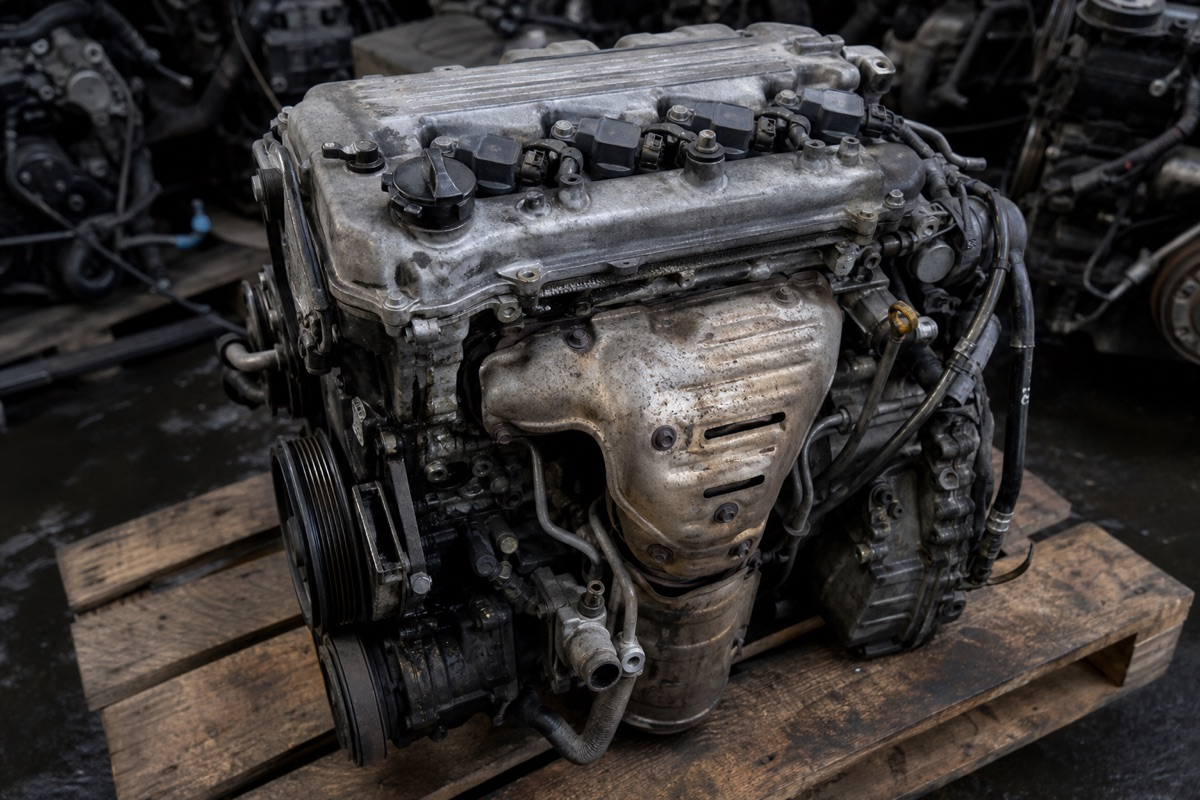
#> input picture assets/images/hero-engine.jpg, 1200 x 800 px; its folder holds only this picture in this run
$ python -i qxb_photo_pick.py   (imports and definitions only)
#> lines starting #> are read from the running program, lines starting #| are printed output that depends on the picture
"""QXB photo slot picker — vision heuristics + CEO learnings (not sequential guess)."""

from __future__ import annotations

import json
import re
from collections import defaultdict
from datetime import datetime, timezone
from pathlib import Path
from typing import Any

from PIL import Image, ImageFilter, ImageStat

ROOT = Path(__file__).resolve().parent.parent
LEARNINGS_FILE = ROOT / "data" / "knowledge-base" / "qxb-photo-slot-learnings.json"

SLOT_LABELS = [
    "Front view",
    "Rear view",
    "Engine bay",
    "Interior",
    "VIN / chassis plate",
]

SLOT_KEYS = ("front", "rear", "engine", "interior", "vin")

TRAINING_SCORE_BOOST = 0.7
VIN_PREFERRED_BOOST = 0.85
VIN_FALLBACK_BOOST = 0.35
RECOGNITION_AFFINITY_BOOST = 0.9
RECOGNITION_PENALTY = 1.2

# Weak defaults for non-VIN slot bands when CEO training has no signal yet.
DEFAULT_ALBUM_BANDS: dict[str, tuple[int, ...]] = {
    "Front view": (1, 2, 4, 5),
    "Rear view": (4, 5, 6),
    "Engine bay": (7, 8, 9),
    "Interior": (10, 11, 12, 13),
    "VIN / chassis plate": (),
}

# QXB 铭牌常见位置：前段 App 截图(≈3) 或 相册末尾(≈16–19)
QXB_VIN_SCAN_PRIORS: tuple[int, ...] = (3, 17, 18, 19, 16, 15)

CEO_VIN_AFFINITY_BOOST = 12.0

SLOT_KEY_BY_LABEL = {
    "Front view": "front",
    "Rear view": "rear",
    "Engine bay": "engine",
    "Interior": "interior",
    "VIN / chassis plate": "vin",
}


def _iso_now() -> str:
    return datetime.now(timezone.utc).isoformat()


# [69 lines left out: functions load_learnings, save_learnings, record_photo_feedback, not called in this run]


def _region_mean(img: Image.Image, box: tuple[int, int, int, int]) -> tuple[float, float, float]:
    stat = ImageStat.Stat(img.crop(box))
    m = stat.mean
    return float(m[0]), float(m[1]), float(m[2])


def _red_ratio(img: Image.Image, y_start_frac: float = 0.55) -> float:
    small = img.resize((100, 75))
    w, h = small.size
    y0 = int(h * y_start_frac)
    hits = 0
    total = 0
    for y in range(y0, h):
        for x in range(w):
            r, g, b = small.getpixel((x, y))
            if r > 110 and r > g * 1.25 and r > b * 1.25:
                hits += 1
            total += 1
    return hits / max(total, 1)


def _corner_brightness(img: Image.Image) -> float:
    w, h = img.size
    bw = max(1, w // 5)
    bh = max(1, h // 5)
    corners = [
        img.crop((0, 0, bw, bh)),
        img.crop((w - bw, 0, w, bh)),
    ]
    vals = []
    for c in corners:
        stat = ImageStat.Stat(c.convert("L"))
        vals.append(stat.mean[0])
    return (vals[0] + vals[1]) / 2.0


def _center_texture(img: Image.Image) -> float:
    w, h = img.size
    cx0, cy0 = int(w * 0.25), int(h * 0.25)
    cx1, cy1 = int(w * 0.75), int(h * 0.75)
    region = img.crop((cx0, cy0, cx1, cy1)).convert("L")
    edges = region.filter(ImageFilter.FIND_EDGES)
    stat = ImageStat.Stat(edges)
    return float(stat.stddev[0])


def _interior_score(img: Image.Image) -> float:
    """Dashboard / cabin: muted tones, less sky-blue, moderate edge density."""
    w, h = img.size
    mid = img.crop((int(w * 0.15), int(h * 0.2), int(w * 0.85), int(h * 0.8)))
    r, g, b = _region_mean(mid, (0, 0, mid.width, mid.height))
    # sky blue penalty
    sky_penalty = max(0.0, (b - max(r, g)) / 255.0)
    gray = (r + g + b) / 3.0
    warmth = 1.0 - abs(r - g) / 255.0
    return max(0.0, (gray / 255.0) * warmth - sky_penalty * 2.0)


def score_image(path: str | Path) -> dict[str, float]:
    """Heuristic scores per slot (0–1-ish). PIL-only, no ML deps."""
#> called with path = '../assets/images/hero-engine.jpg'
    p = Path(path)
    if not p.is_file():
        return {k: 0.0 for k in SLOT_KEYS}

    try:
        img = Image.open(p).convert("RGB")
#> img is the input picture: PIL image 1200x800 RGB; mean R, G, B 56.5, 53, 52
    except OSError:
        return {k: 0.0 for k in SLOT_KEYS}
    w, h = img.size
#> w = 1200; h = 800

    front = _corner_brightness(img) / 255.0
#> the loop in _corner_brightness, `for c in corners:` made 2 passes
#> after the loop in _corner_brightness, `for c in corners:`: vals = [23.3, 22.41]
#> front = 0.0896
    if w > h * 1.15:
        front += 0.15
#> front = 0.24

    rear = _red_ratio(img) * 3.5
#> in _red_ratio, `small = img.resize((100, 75))`:
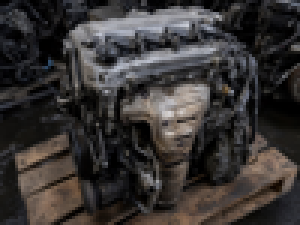
#> small: PIL image 100x75 RGB (shown 3 times larger); mean R, G, B 56.5, 53.1, 52
#> after the loop in _red_ratio, `for y in range(y0, h):`: hits = 29; total = 3400
#> rear = 0.0299
    engine = _center_texture(img) / 64.0
#> in _center_texture, `region = img.crop((cx0, cy0, cx1, cy1)).convert("L")`:
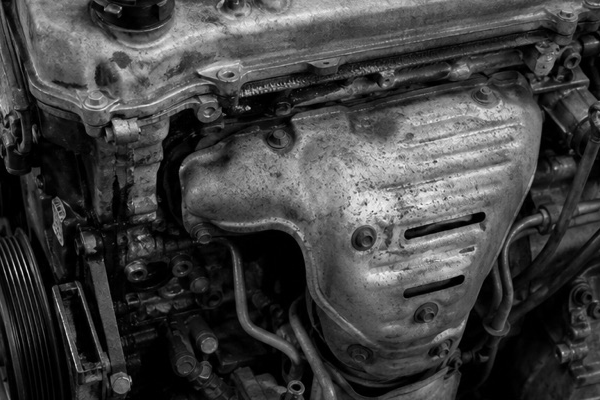
#> region: PIL image 600x400 L; min 0, max 248, mean 65.3
#> in _center_texture, `edges = region.filter(ImageFilter.FIND_EDGES)`:
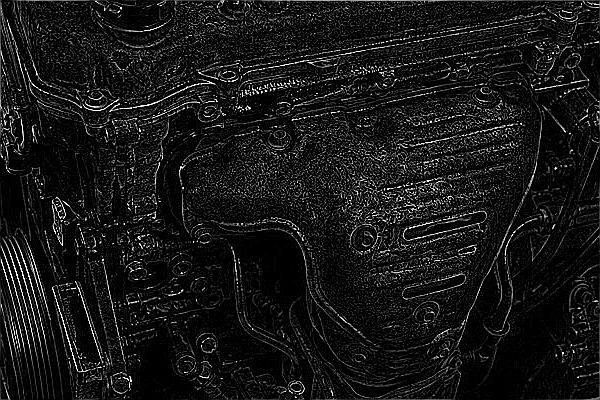
#> edges: PIL image 600x400 L; min 0, max 255, mean 21.8
#> engine = 0.67
    interior = _interior_score(img)
#> in _interior_score, `mid = img.crop((int(w * 0.15), int(h * 0.2), int(w * 0.85), int(h * 0...`:
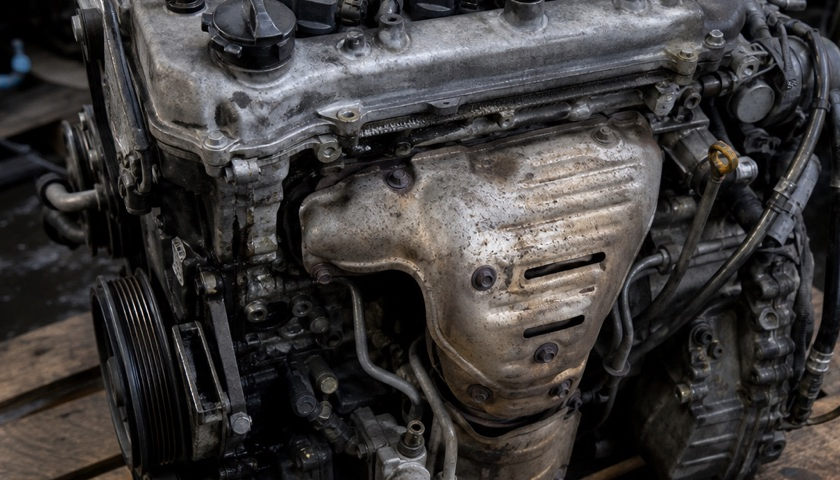
#> mid: PIL image 840x480 RGB; mean R, G, B 61.5, 58.9, 58.3
#> in _region_mean, `m = stat.mean`: m = [61.55, 58.9, 58.28]
#> in _interior_score, `r, g, b = _region_mean(mid, (0, 0, mid.width, mid.height))`: r = 61.55; g = 58.9; b = 58.28
#> in _interior_score, `sky_penalty = max(0.0, (b - max(r, g)) / 255.0)`: sky_penalty = 0
#> in _interior_score, `gray = (r + g + b) / 3.0`: gray = 59.58
#> in _interior_score, `warmth = 1.0 - abs(r - g) / 255.0`: warmth = 0.99
#> interior = 0.231
    vin = 0.0
    # VIN plates: high edge density + often portrait-ish text block
    gray = img.convert("L").resize((80, 60))
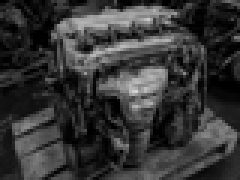
#> gray: PIL image 80x60 L (shown 3 times larger); min 0, max 214, mean 54
    edge = gray.filter(ImageFilter.FIND_EDGES)
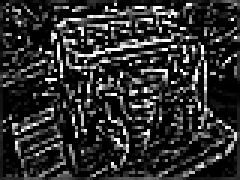
#> edge: PIL image 80x60 L (shown 3 times larger); min 0, max 255, mean 45.7
    vin = min(1.0, float(ImageStat.Stat(edge).stddev[0]) / 50.0)
#> vin = 1
    if h > w * 1.05:
        vin += 0.2

    return {
        "front": front,
        "rear": rear,
        "engine": engine,
        "interior": interior,
        "vin": vin,
    }


def _path_key(path: str) -> str:
    return Path(path).name


def photo_index_from_path(path: str) -> int:
    m = re.match(r"^(\d+)_", Path(path).name)
    return int(m.group(1)) if m else 0


# [270 lines left out: functions _ceo_vin_csv_affinities, vin_photo_scan_indices, is_ceo_verified_exemplar, _slot_key_from_actual, rebuild_recognition_model, _album_slot_bands and 4 more, not called in this run]


def _candidate_map(candidates: list[dict[str, Any]]) -> dict[str, dict[str, Any]]:
    return {c["path"]: c for c in candidates}


# [226 lines left out: functions _maybe_swap_rear_interior, _pick_best_in_index_band, _pick_vin_from_band, load_training_exemplars, aggregate_training_boosts, apply_training_boosts and 4 more, not called in this run]


def row_manual_overrides(store: dict[str, Any], row: int) -> dict[str, str]:
    raw = (store.get("rowOverrides") or {}).get(str(row)) or {}
    return {str(k): str(v) for k, v in raw.items()}


# [242 lines left out: functions pick_photo_slots, format_pick_report, not called in this run]

>>> result = score_image('../assets/images/hero-engine.jpg')
#> result = {'front': 0.24, 'rear': 0.0299, 'engine': 0.67, 'interior': 0.231, 'vin': 1}

$ run again, on assets/images/hero-halfcut.jpg
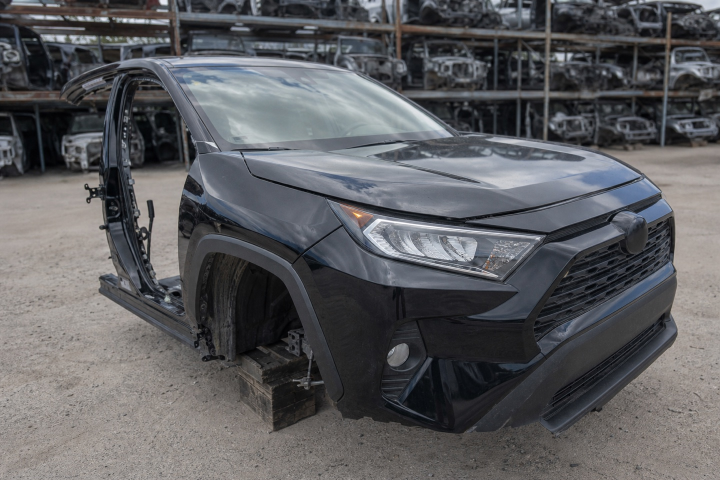
#> input picture assets/images/hero-halfcut.jpg, 1440 x 960 px (shown at 1/2 size)
#> in score_image, img is the input picture: PIL image 1440x960 RGB; mean R, G, B 92.6, 92.9, 95.6
#> the loop in _corner_brightness, `for c in corners:` made 2 passes
#> after the loop in _corner_brightness, `for c in corners:`: vals = [66.76, 66.44]
#> in score_image, `front = _corner_brightness(img) / 255.0`: front = 0.261
#> in score_image, `front += 0.15`: front = 0.411
#> after the loop in _red_ratio, `for y in range(y0, h):`: hits = 0; total = 3400
#> rear = 0
#> engine = 0.533
#> in _interior_score, `mid = img.crop((int(w * 0.15), int(h * 0.2), int(w * 0.85), int(h * 0...`:
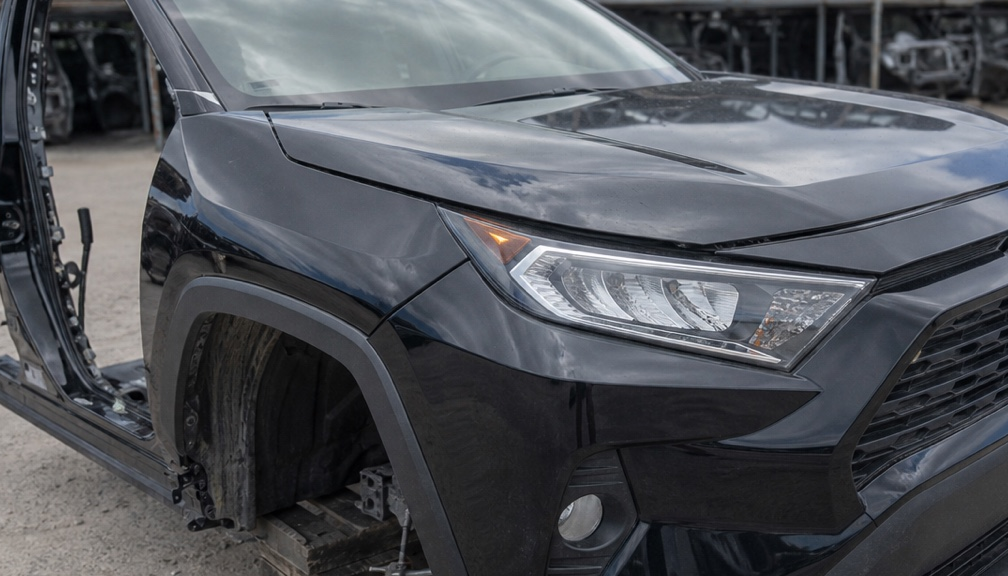
#> mid: PIL image 1008x576 RGB; mean R, G, B 82.4, 85.2, 90.7
#> m = [82.38, 85.2, 90.72]
#> r = 82.38; g = 85.2; b = 90.72
#> sky_penalty = 0.0217
#> in _interior_score, `gray = (r + g + b) / 3.0`: gray = 86.1
#> warmth = 0.989
#> interior = 0.291
#> in score_image, `edge = gray.filter(ImageFilter.FIND_EDGES)`:
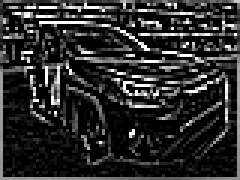
#> edge: PIL image 80x60 L (shown 3 times larger); min 0, max 255, mean 43.6
#> vin = 1
#> result = {'front': 0.411, 'rear': 0, 'engine': 0.533, 'interior': 0.291, 'vin': 1}

$ run again, on assets/images/supply-chassis.jpg
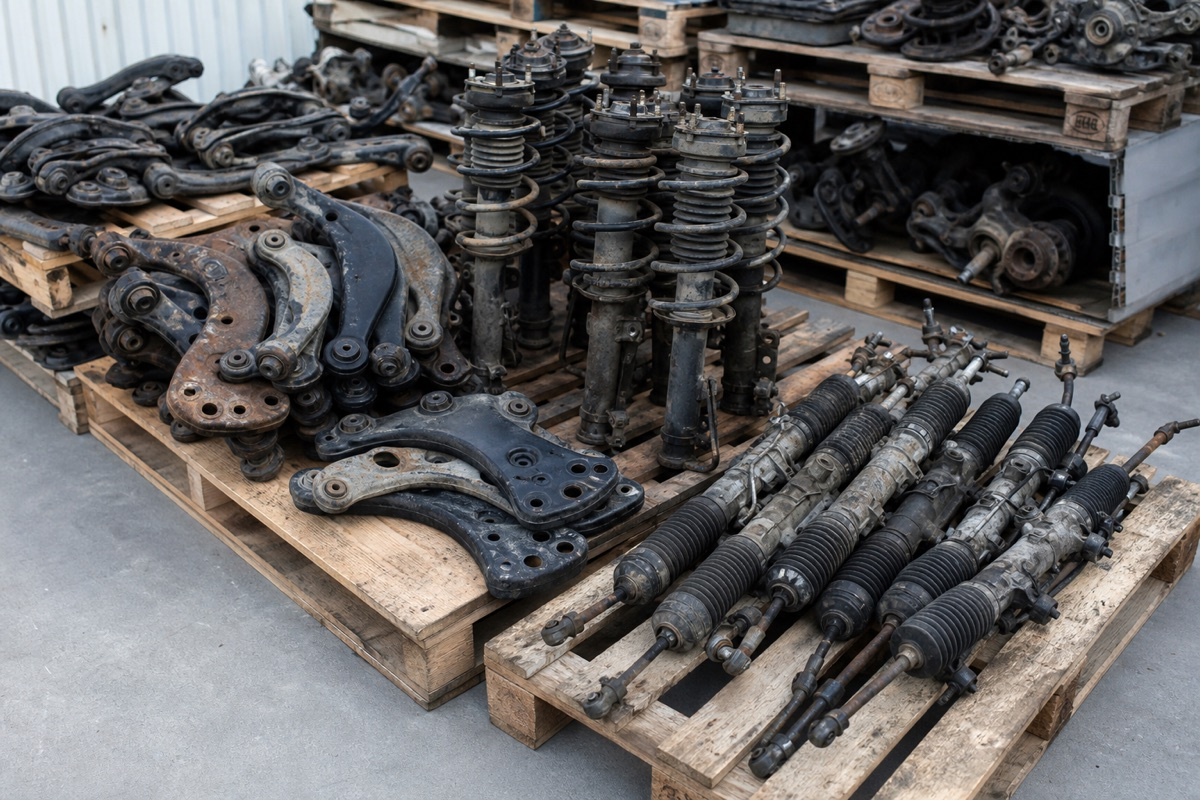
#> input picture assets/images/supply-chassis.jpg, 1200 x 800 px
#> in score_image, img is the input picture: PIL image 1200x800 RGB; mean R, G, B 99.2, 96.8, 96.5
#> the loop in _corner_brightness, `for c in corners:` made 2 passes
#> after the loop in _corner_brightness, `for c in corners:`: vals = [147, 69.14]
#> in score_image, `front = _corner_brightness(img) / 255.0`: front = 0.424
#> in score_image, `front += 0.15`: front = 0.574
#> after the loop in _red_ratio, `for y in range(y0, h):`: hits = 10; total = 3400
#> rear = 0.0103
#> engine = 0.725
#> in _interior_score, `mid = img.crop((int(w * 0.15), int(h * 0.2), int(w * 0.85), int(h * 0...`:
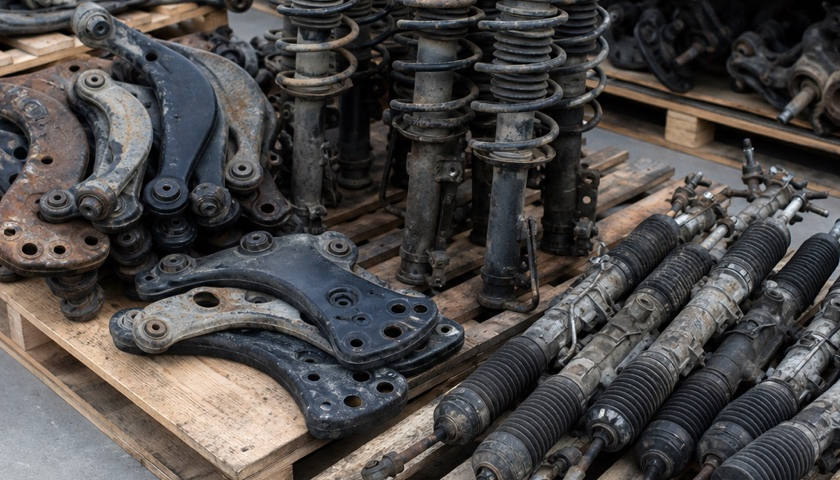
#> mid: PIL image 840x480 RGB; mean R, G, B 76.2, 73.1, 72
#> m = [76.24, 73.11, 72.03]
#> r = 76.24; g = 73.11; b = 72.03
#> sky_penalty = 0
#> in _interior_score, `gray = (r + g + b) / 3.0`: gray = 73.79
#> warmth = 0.988
#> interior = 0.286
#> in score_image, `edge = gray.filter(ImageFilter.FIND_EDGES)`:
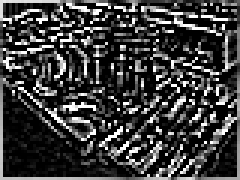
#> edge: PIL image 80x60 L (shown 3 times larger); min 0, max 255, mean 60.9
#> vin = 1
#> result = {'front': 0.574, 'rear': 0.0103, 'engine': 0.725, 'interior': 0.286, 'vin': 1}

$ run again, on assets/images/supply-engines.jpg
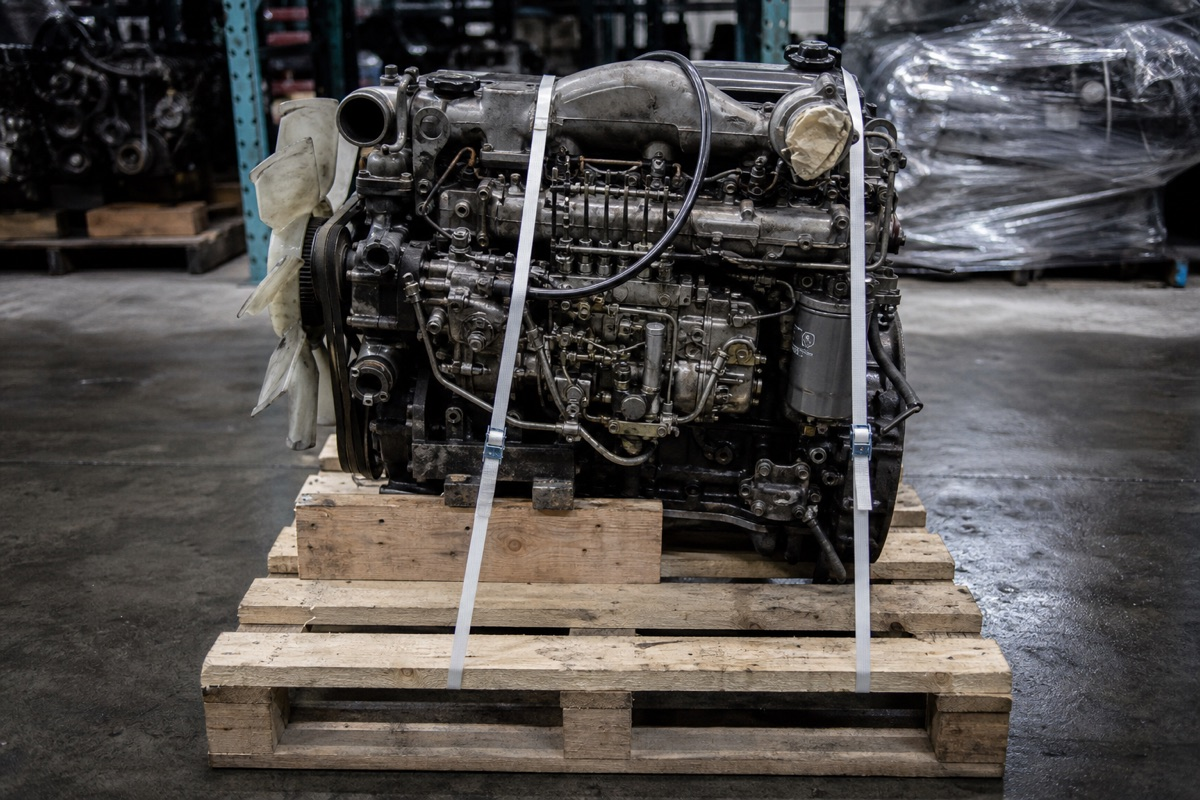
#> input picture assets/images/supply-engines.jpg, 1200 x 800 px
#> in score_image, img is the input picture: PIL image 1200x800 RGB; mean R, G, B 79.6, 76.1, 74.4
#> the loop in _corner_brightness, `for c in corners:` made 2 passes
#> after the loop in _corner_brightness, `for c in corners:`: vals = [20.52, 88.6]
#> in score_image, `front = _corner_brightness(img) / 255.0`: front = 0.214
#> in score_image, `front += 0.15`: front = 0.364
#> after the loop in _red_ratio, `for y in range(y0, h):`: hits = 26; total = 3400
#> rear = 0.0268
#> engine = 0.864
#> in _interior_score, `mid = img.crop((int(w * 0.15), int(h * 0.2), int(w * 0.85), int(h * 0...`:
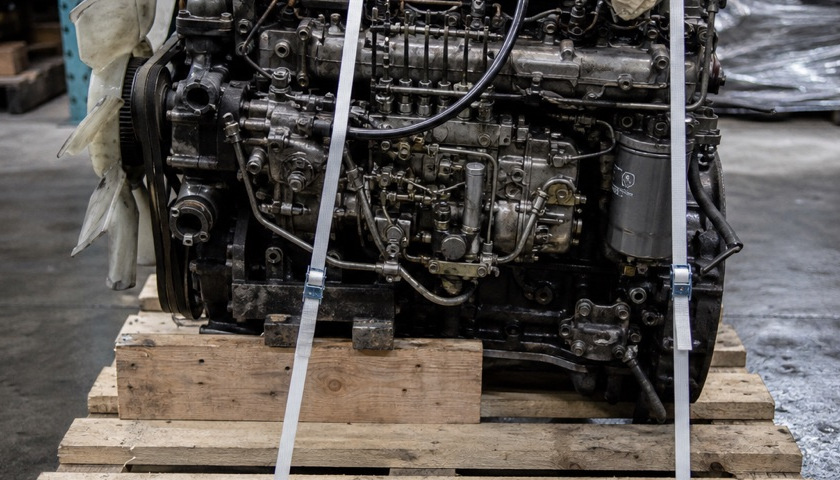
#> mid: PIL image 840x480 RGB; mean R, G, B 87, 82.3, 79.1
#> m = [87.01, 82.33, 79.07]
#> r = 87.01; g = 82.33; b = 79.07
#> sky_penalty = 0
#> in _interior_score, `gray = (r + g + b) / 3.0`: gray = 82.8
#> warmth = 0.982
#> interior = 0.319
#> in score_image, `edge = gray.filter(ImageFilter.FIND_EDGES)`:
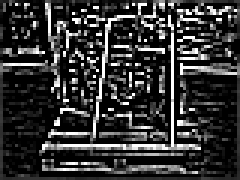
#> edge: PIL image 80x60 L (shown 3 times larger); min 0, max 255, mean 51.7
#> vin = 1
#> result = {'front': 0.364, 'rear': 0.0268, 'engine': 0.864, 'interior': 0.319, 'vin': 1}
